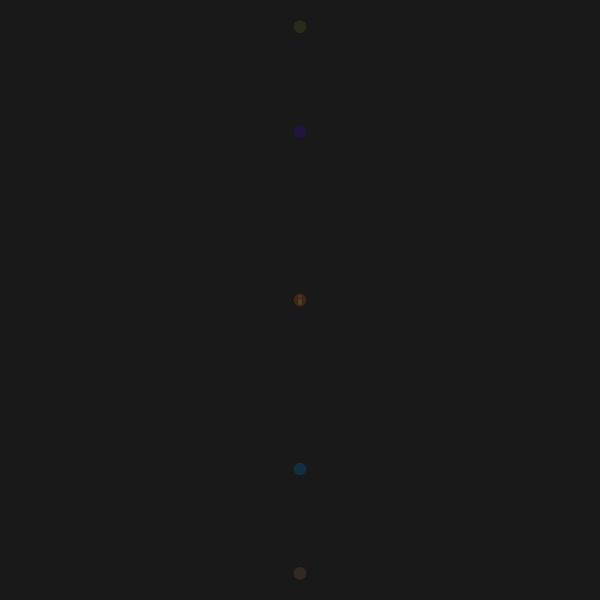
Frame 1 (no input)
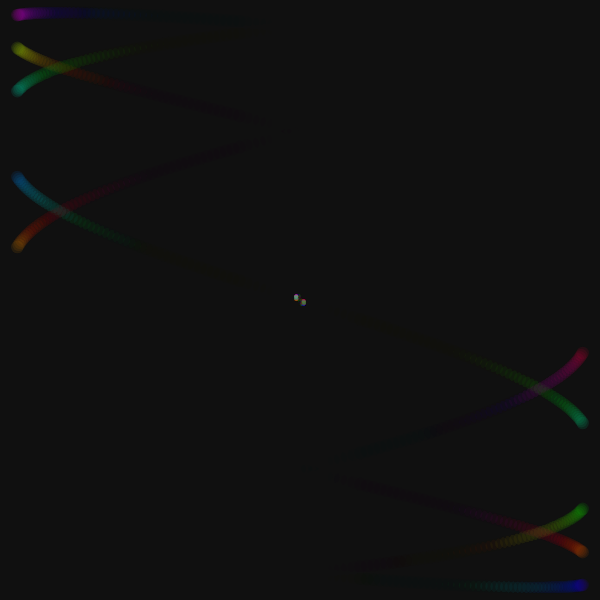
Frame 60 (no input)
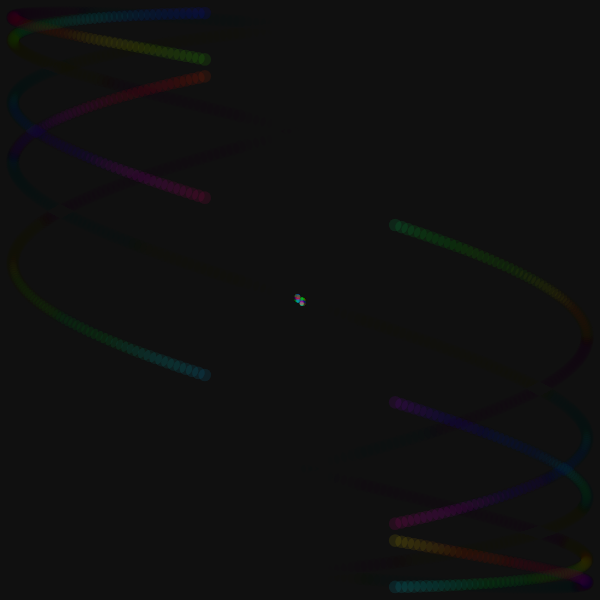
Frame 120 (the mouse pressed at the canvas centre since frame 60)

The p5.js sketch that drew these frames (run headless with seeded random() and noise() and a simulated clock; from frame 60 on, the mouse is pressed at the canvas centre):

// p5.js sketch
// ── sketch.js
function setup() {
  looping = true;

  // createCanvas(innerWidth, innerHeight);
  createCanvas(600, 600);
  frameRate(30);

  colorMode(HSB, 1, 1, 1, 1);
  noStroke();
  background(0.1);

  t = 0;
  num_levels = 1;
  d_min = map(max(width, height), 0, 2000, 1, 30);
  d_max = map(max(width, height), 0, 2000, 1, 40);
  rw = width / 2 - d_max;
  rh = height / 2 - d_max;
}

function draw() {
  translate(width / 2, height / 2);
  background(0, 0.03);

  for (let i = 0; i < TAU; i += TAU / 10) {
    for (let m = 0; m <= num_levels; m++) {
      d = map(m, 0, num_levels, d_max, 4);
      rx = map(m, 0, num_levels, rw, d);
      ry = map(m, 0, num_levels, rh, d);
      w1 = sin(t * PI);
      w2 = sin(-t * PI);
      x = rx * (i < TAU / 2 ? w1 : w2);
      y = ry * sin(t + i);
      hue_ = (t + i + m / num_levels) % 1;
      fill(hue_, 1, 0.9, 0.1);
      circle(x, y, d);
    }
  }

  t += 0.0075;
}

function mousePressed() {
  if (looping) {
    noLoop();
    looping = false;
  } else {
    loop();
    looping = true;
  }
}
